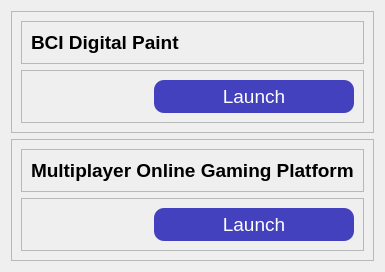
              <widget class="QWidget" name="OtherPage">
               <layout class="QVBoxLayout" name="verticalLayout_23">
                <item>
                 <widget class="QFrame" name="frame_31">
                  <property name="frameShape">
                   <enum>QFrame::StyledPanel</enum>
                  </property>
                  <property name="frameShadow">
                   <enum>QFrame::Raised</enum>
                  </property>
                  <layout class="QVBoxLayout" name="verticalLayout_25">
                   <item>
                    <widget class="QFrame" name="frame_33">
                     <property name="frameShape">
                      <enum>QFrame::StyledPanel</enum>
                     </property>
                     <property name="frameShadow">
                      <enum>QFrame::Raised</enum>
                     </property>
                     <layout class="QHBoxLayout" name="horizontalLayout_17">
                      <item>
                       <widget class="QLabel" name="label_5">
                        <property name="font">
                         <font>
                          <pointsize>14</pointsize>
                          <weight>75</weight>
                          <bold>true</bold>
                         </font>
                        </property>
                        <property name="text">
                         <string>BCI Digital Paint</string>
                        </property>
                       </widget>
                      </item>
                     </layout>
                    </widget>
                   </item>
                   <item>
                    <widget class="QFrame" name="frame_34">
                     <property name="frameShape">
                      <enum>QFrame::StyledPanel</enum>
                     </property>
                     <property name="frameShadow">
                      <enum>QFrame::Raised</enum>
                     </property>
                     <layout class="QHBoxLayout" name="horizontalLayout_20">
                      <item alignment="Qt::AlignLeft">
                       <widget class="QLabel" name="label_35">
                        <property name="styleSheet">
                         <string notr="true"/>
                        </property>
                        <property name="text">
                         <string>&lt;html&gt;&lt;head/&gt;&lt;body&gt;&lt;p&gt;&lt;img src=&quot;:/photos/Assets/paint.jpg&quot;/&gt;&lt;/p&gt;&lt;/body&gt;&lt;/html&gt;</string>
                        </property>
                       </widget>
                      </item>
                      <item>
                       <spacer name="horizontalSpacer_6">
                        <property name="orientation">
                         <enum>Qt::Horizontal</enum>
                        </property>
                        <property name="sizeHint" stdset="0">
                         <size>
                          <width>40</width>
                          <height>20</height>
                         </size>
                        </property>
                       </spacer>
                      </item>
                      <item alignment="Qt::AlignHCenter">
                       <widget class="QPushButton" name="paintLaunchBtn">
                        <property name="sizePolicy">
                         <sizepolicy hsizetype="Expanding" vsizetype="Maximum">
                          <horstretch>0</horstretch>
                          <verstretch>0</verstretch>
                         </sizepolicy>
                        </property>
                        <property name="minimumSize">
                         <size>
                          <width>200</width>
                          <height>0</height>
                         </size>
                        </property>
                        <property name="font">
                         <font>
                          <pointsize>14</pointsize>
                         </font>
                        </property>
                        <property name="styleSheet">
                         <string notr="true">QPushButton{
	background-color:rgb(67, 65, 189);
	color:rgb(255, 255, 255);
	padding: 5px 10px; 
	border-top-left-radius: 10px;
	border-top-right-radius: 10px;
	border-bottom-left-radius: 10px;
	border-bottom-right-radius: 10px;
	border-left: 2px solidrgb(135, 153, 184);
	border-right: 2px solidrgb(135, 153, 184);
	border-top: 2px solidrgb(135, 153, 184);
	border-bottom: 2px solidrgb(135, 153, 184);
}
QPushButton:hover{
	background-color:rgb(43, 34, 173);
}
QPushButton:pressed{
	background-color:rgb(126, 255, 247);
}
</string>
                        </property>
                        <property name="text">
                         <string>Launch</string>
                        </property>
                        <property name="icon">
                         <iconset resource="../GRH-Home-BCI-git/resources.qrc">
                          <normaloff>:/icons/icons/power.svg</normaloff>:/icons/icons/power.svg</iconset>
                        </property>
                        <property name="iconSize">
                         <size>
                          <width>30</width>
                          <height>30</height>
                         </size>
                        </property>
                       </widget>
                      </item>
                     </layout>
                    </widget>
                   </item>
                  </layout>
                 </widget>
                </item>
                <item>
                 <widget class="QFrame" name="frame_32">
                  <property name="frameShape">
                   <enum>QFrame::StyledPanel</enum>
                  </property>
                  <property name="frameShadow">
                   <enum>QFrame::Raised</enum>
                  </property>
                  <layout class="QVBoxLayout" name="verticalLayout_24">
                   <item>
                    <widget class="QFrame" name="frame_35">
                     <property name="frameShape">
                      <enum>QFrame::StyledPanel</enum>
                     </property>
                     <property name="frameShadow">
                      <enum>QFrame::Raised</enum>
                     </property>
                     <layout class="QHBoxLayout" name="horizontalLayout_19">
                      <item>
                       <widget class="QLabel" name="label_34">
                        <property name="font">
                         <font>
                          <pointsize>14</pointsize>
                          <weight>75</weight>
                          <bold>true</bold>
                         </font>
                        </property>
                        <property name="text">
                         <string>Multiplayer Online Gaming Platform</string>
                        </property>
                       </widget>
                      </item>
                     </layout>
                    </widget>
                   </item>
                   <item>
                    <widget class="QFrame" name="frame_36">
                     <property name="frameShape">
                      <enum>QFrame::StyledPanel</enum>
                     </property>
                     <property name="frameShadow">
                      <enum>QFrame::Raised</enum>
                     </property>
                     <layout class="QHBoxLayout" name="horizontalLayout_18">
                      <item alignment="Qt::AlignLeft">
                       <widget class="QLabel" name="label_36">
                        <property name="text">
                         <string>&lt;html&gt;&lt;head/&gt;&lt;body&gt;&lt;p&gt;&lt;img src=&quot;:/photos/Assets/gaming.JPG&quot;/&gt;&lt;/p&gt;&lt;/body&gt;&lt;/html&gt;</string>
                        </property>
                       </widget>
                      </item>
                      <item>
                       <spacer name="horizontalSpacer_18">
                        <property name="orientation">
                         <enum>Qt::Horizontal</enum>
                        </property>
                        <property name="sizeHint" stdset="0">
                         <size>
                          <width>40</width>
                          <height>20</height>
                         </size>
                        </property>
                       </spacer>
                      </item>
                      <item alignment="Qt::AlignHCenter">
                       <widget class="QPushButton" name="gamingLaunchBtn">
                        <property name="sizePolicy">
                         <sizepolicy hsizetype="Expanding" vsizetype="Maximum">
                          <horstretch>0</horstretch>
                          <verstretch>0</verstretch>
                         </sizepolicy>
                        </property>
                        <property name="minimumSize">
                         <size>
                          <width>200</width>
                          <height>0</height>
                         </size>
                        </property>
                        <property name="font">
                         <font>
                          <pointsize>14</pointsize>
                         </font>
                        </property>
                        <property name="styleSheet">
                         <string notr="true">QPushButton{
	background-color:rgb(67, 65, 189);
	color:rgb(255, 255, 255);
	padding: 5px 10px; 
	border-top-left-radius: 10px;
	border-top-right-radius: 10px;
	border-bottom-left-radius: 10px;
	border-bottom-right-radius: 10px;
	border-left: 2px solidrgb(135, 153, 184);
	border-right: 2px solidrgb(135, 153, 184);
	border-top: 2px solidrgb(135, 153, 184);
	border-bottom: 2px solidrgb(135, 153, 184);
}
QPushButton:hover{
	background-color:rgb(43, 34, 173);
}
QPushButton:pressed{
	background-color:rgb(126, 255, 247);
}
</string>
                        </property>
                        <property name="text">
                         <string>Launch</string>
                        </property>
                        <property name="icon">
                         <iconset resource="../GRH-Home-BCI-git/resources.qrc">
                          <normaloff>:/icons/icons/power.svg</normaloff>:/icons/icons/power.svg</iconset>
                        </property>
                        <property name="iconSize">
                         <size>
                          <width>30</width>
                          <height>30</height>
                         </size>
                        </property>
                       </widget>
                      </item>
                     </layout>
                    </widget>
                   </item>
                  </layout>
                 </widget>
                </item>
               </layout>
              </widget>
